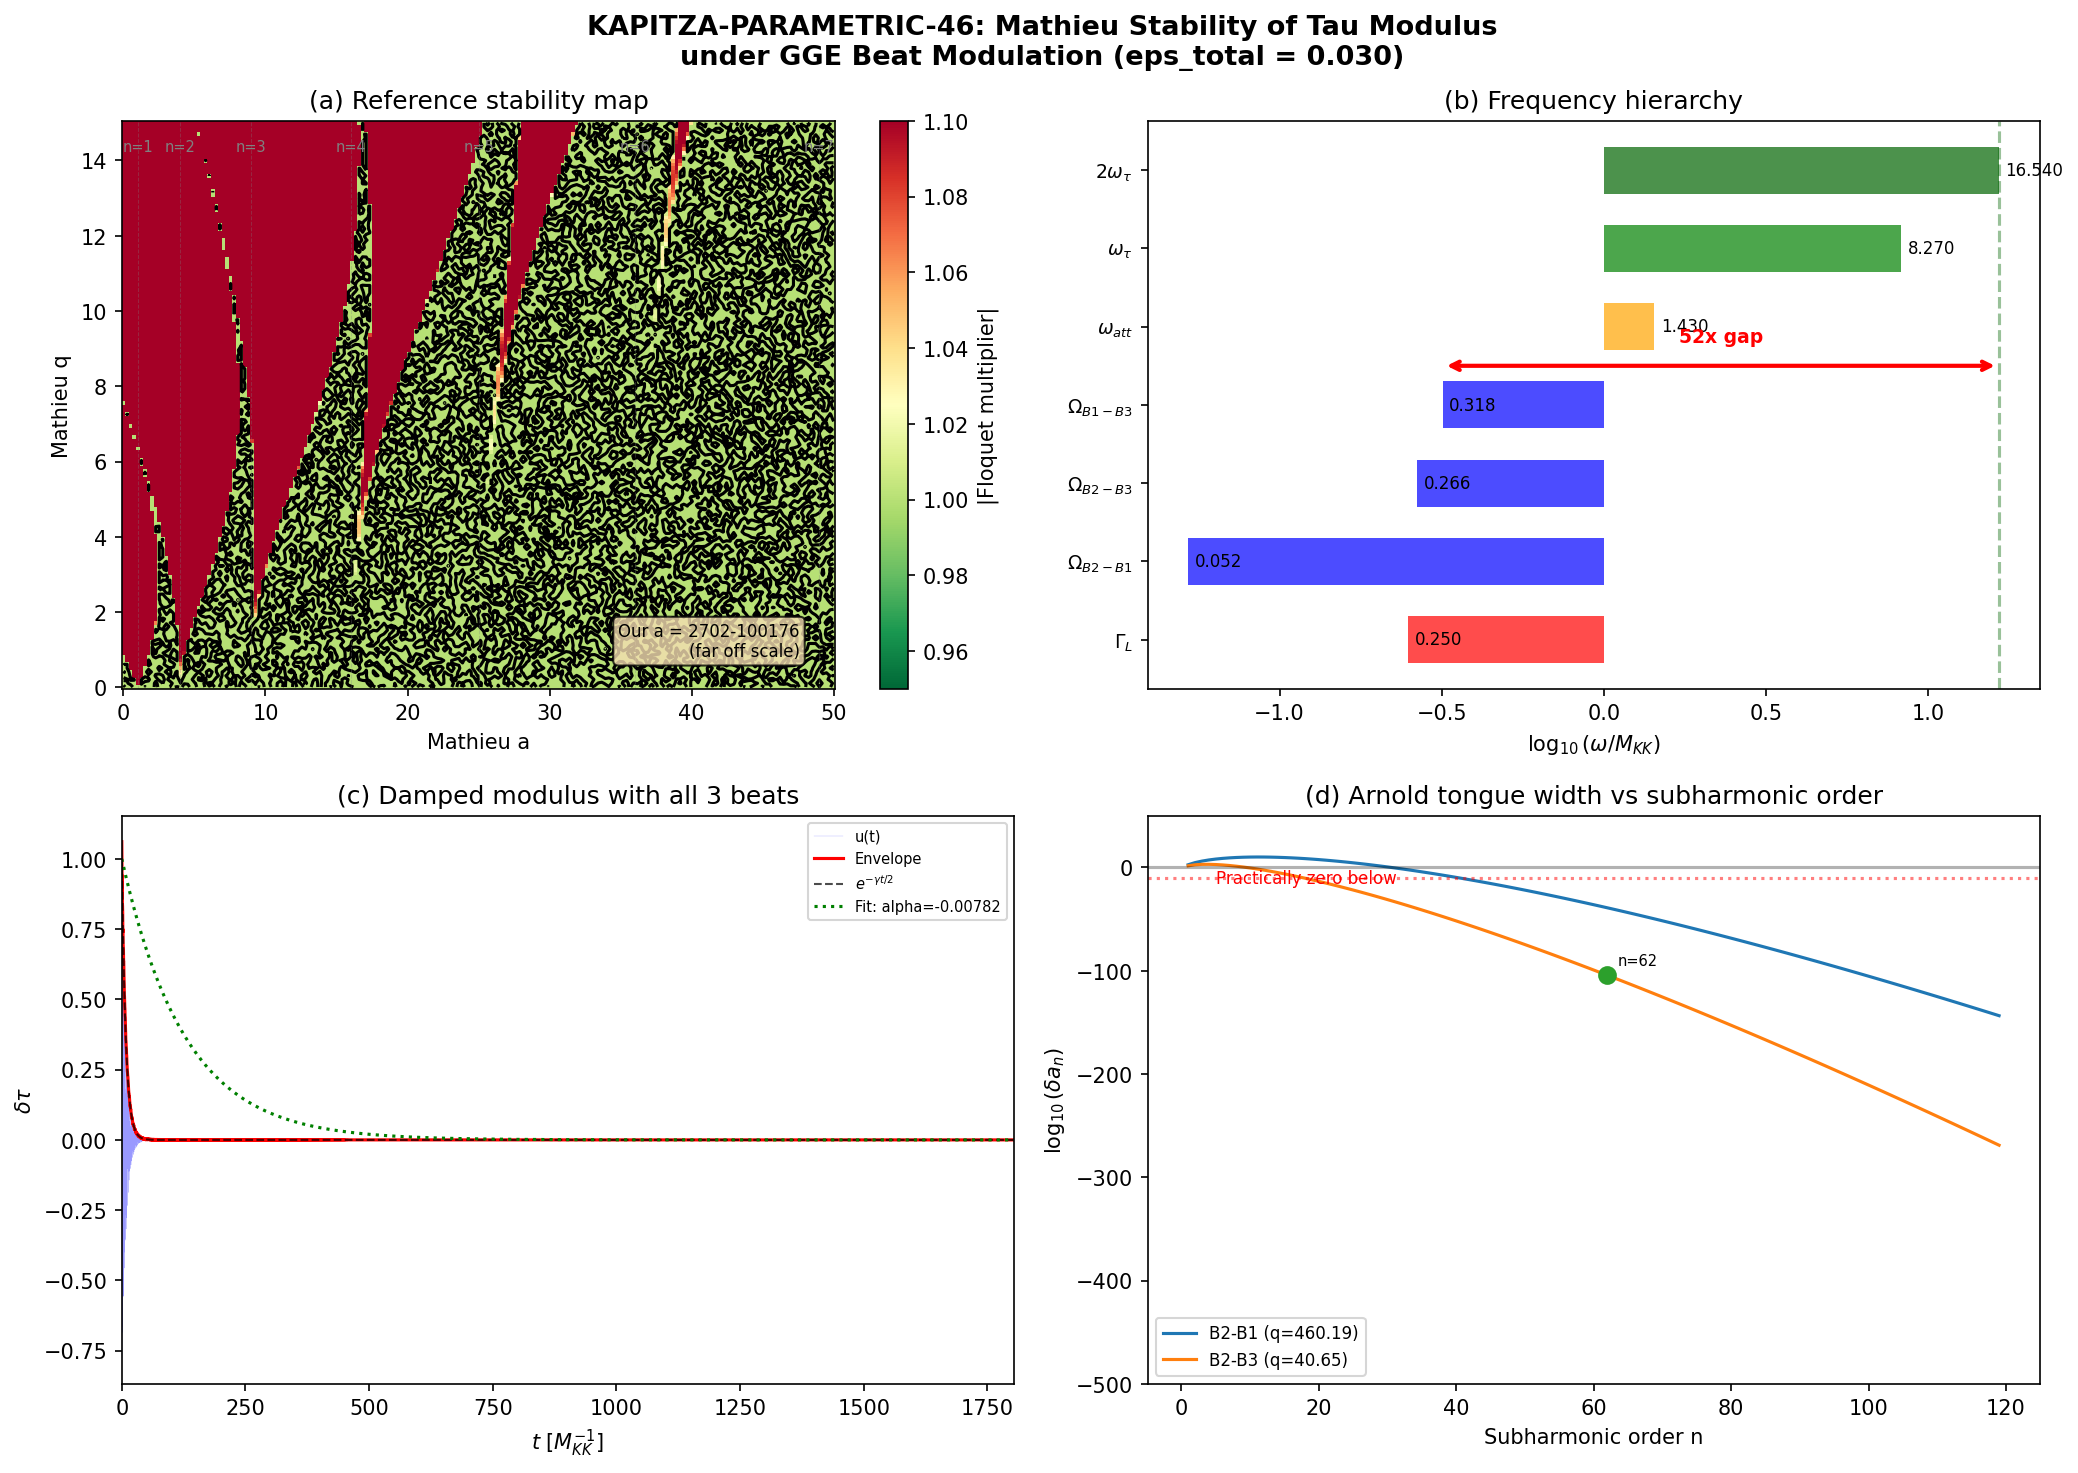

This figure's Python source:
#!/usr/bin/env python3
"""
KAPITZA-PARAMETRIC-46: Mathieu stability analysis for tau modulus
driven by GGE beat-frequency modulation.
=================================================================

Physics:
  After the BCS transit, the tau modulus oscillates near the q-theory
  minimum tau* ~ 0.21 with frequency omega_tau = 8.27 M_KK (S38).
  The GGE relic produces 3 beat frequencies (0.052, 0.266, 0.318 M_KK)
  that modulate the effective potential. Parametric resonance occurs when
  a drive frequency satisfies Omega = 2*omega_0/n for integer n.

  The linearized equation of motion:
    delta_tau'' + gamma * delta_tau' + omega_0^2 [1 + eps(t)] delta_tau = 0
  where eps(t) = sum_j eps_j cos(Omega_j t) and gamma = Gamma_Langer.

  In standard Mathieu form (for each beat separately):
    u'' + [a - 2q cos(2z)] u = 0
  with a = (2*omega_0/Omega)^2, q = eps * a / 2, z = Omega*t/2.

  Modulation depth: eps_total = Kapitza_ratio = 0.030 (S38, corrected).
  This is the physically established total modulation of omega_0^2 by
  the GGE oscillations, distributed across beats by (amp_E * deg).

Gate: Diagnostic. Report whether any beat is within 10% of 2*omega_tau.

Input:  s45_gge_beating.npz, s45_qtheory_bcs.npz, canonical_constants.py
Output: s46_kapitza_parametric.{npz,png}

Author: Tesla-Resonance, Session 46
"""

import sys
import os
import warnings
import numpy as np
from math import lgamma
from scipy.integrate import solve_ivp
from scipy.signal import hilbert
from scipy.interpolate import UnivariateSpline
import matplotlib
matplotlib.use('Agg')
import matplotlib.pyplot as plt

warnings.filterwarnings('ignore', category=RuntimeWarning)

sys.path.insert(0, os.path.join(os.path.dirname(__file__)))
from canonical_constants import (
    Kapitza_ratio, Gamma_Langer_BCS, M_ATDHFB,
    omega_att, E_cond, tau_fold
)

# ===========================================================================
#  1. LOAD INPUT DATA
# ===========================================================================

data_dir = os.path.dirname(os.path.abspath(__file__))
gge = np.load(os.path.join(data_dir, 's45_gge_beating.npz'), allow_pickle=True)
qt = np.load(os.path.join(data_dir, 's45_qtheory_bcs.npz'), allow_pickle=True)

omega_beats = gge['omega_beats']     # [0.0523, 0.2659, 0.3182] M_KK
amp_E = gge['amp_E_beats']          # energy-density beat amplitudes
deg_beats = gge['deg_beats']        # degeneracies [4, 12, 3]
labels_beat = ['B2-B1', 'B2-B3', 'B1-B3']

omega_tau = 8.27                     # M_KK, S38 s38_attempt_freq.npz
gamma_damp = Gamma_Langer_BCS       # 0.2497 M_KK

# Q-theory curvature at tau*
tau_dense = qt['tau_dense']
rho_multi = qt['rho_gs_ext_multi']
tau_star = float(qt['tau_star_flatband'])   # 0.2094

mask_fin = np.isfinite(rho_multi)
spl = UnivariateSpline(tau_dense[mask_fin], rho_multi[mask_fin], s=0, k=4)
d2V_dtau2 = spl.derivative(2)(tau_star)
omega_q = np.sqrt(abs(d2V_dtau2) / M_ATDHFB)

print("=" * 70)
print("KAPITZA-PARAMETRIC-46: Mathieu Stability of Tau Modulus")
print("=" * 70)
print()
print(f"omega_tau (S38)      = {omega_tau:.3f} M_KK")
print(f"omega_q (q-theory)   = {omega_q:.3f} M_KK")
print(f"gamma (Langer)       = {gamma_damp:.4f} M_KK")
print(f"Q factor             = {omega_tau / (2*gamma_damp):.2f}")
print(f"Kapitza ratio (S38)  = {Kapitza_ratio:.4f}")
print(f"tau* (flatband)      = {tau_star:.4f}")
print(f"d2V/dtau2 at tau*    = {d2V_dtau2:.2f}")
print()

# ===========================================================================
#  2. MODULATION DEPTHS (from S38 Kapitza ratio)
# ===========================================================================
# The TOTAL modulation depth eps_total = 0.030 was established in S38 from
# the ratio of GGE oscillation amplitude to DC energy level. It measures
# delta(omega_tau^2) / omega_tau^2, i.e., fractional modulation of the
# spring constant. Distribute across beats by (amp_E_j * deg_j).

amp_E_eff = amp_E * deg_beats
total_amp = np.sum(amp_E_eff[amp_E_eff > 1e-20])
eps_j = np.where(amp_E_eff > 1e-20,
                  Kapitza_ratio * amp_E_eff / total_amp, 0.0)

print("--- Modulation depths (from S38 Kapitza ratio = 0.030) ---")
for j, lab in enumerate(labels_beat):
    print(f"  eps_{lab} = {eps_j[j]:.6f}  (fraction: {eps_j[j]/Kapitza_ratio*100:.1f}%)")
print(f"  eps_total = {np.sum(eps_j):.6f}")
print()

# ===========================================================================
#  3. FREQUENCY HIERARCHY AND DETUNING
# ===========================================================================

print("--- Frequency hierarchy ---")
print(f"  2*omega_tau = {2*omega_tau:.3f} M_KK (primary parametric resonance)")

n_sub_arr = np.zeros(3, dtype=int)
detuning_arr = np.zeros(3)

for j, (ob, lab) in enumerate(zip(omega_beats, labels_beat)):
    ratio = ob / (2 * omega_tau)
    n_sub = 2 * omega_tau / ob
    n_near = round(n_sub)
    n_sub_arr[j] = n_near
    omega_res = 2 * omega_tau / n_near if n_near > 0 else np.inf
    detune = abs(ob - omega_res) / omega_res if n_near > 0 else np.inf
    detuning_arr[j] = detune
    print(f"  Omega_{lab} = {ob:.6f}  |  ratio = {ratio:.4f}"
          f"  |  n = {n_sub:.1f} -> {n_near}  |  detune = {detune*100:.2f}%")

gate_10pct = any(abs(ob / (2*omega_tau) - 1.0) < 0.10 for ob in omega_beats)
print(f"\n  GATE: Any beat within 10% of 2*omega_tau?  {'YES' if gate_10pct else 'NO'}")
print(f"    Closest ratio: {max(omega_beats/(2*omega_tau)):.4f}")
print()

# ===========================================================================
#  4. MATHIEU PARAMETERS AND ARNOLD TONGUE ANALYSIS
# ===========================================================================
# Standard Mathieu: u'' + [a - 2q cos(2z)] u = 0
# a = (2*omega_0 / Omega)^2,  q = eps * a / 2

a_j_arr = (2 * omega_tau / omega_beats)**2
q_j_arr = eps_j * a_j_arr / 2

print("--- Mathieu parameters ---")
print(f"{'Beat':<8} {'a':>10} {'q':>10} {'n':>5} {'eps':>10}")
for j, lab in enumerate(labels_beat):
    print(f"{lab:<8} {a_j_arr[j]:>10.1f} {q_j_arr[j]:>10.4f}"
          f" {n_sub_arr[j]:>5d} {eps_j[j]:>10.6f}")
print()

# Arnold tongue width at n-th subharmonic
# delta_a_n ~ |q|^n / (2^{2(n-1)} * ((n-1)!)^2)
print("--- Arnold tongue widths ---")
log10_tongue = np.zeros(3)
for j, lab in enumerate(labels_beat):
    n = n_sub_arr[j]
    q = q_j_arr[j]
    if q > 1e-30 and n > 1:
        log_da = n * np.log(q) - 2*(n-1)*np.log(2) - 2*lgamma(n)
        log10_da = log_da / np.log(10)
    else:
        log10_da = -np.inf
    log10_tongue[j] = log10_da
    a_detune = abs(a_j_arr[j] - n**2)
    print(f"  {lab}: n = {n}, q = {q:.4f}")
    print(f"    log10(tongue_width) = {log10_da:.1f}")
    print(f"    |a - n^2| = {a_detune:.1f}")
    if log10_da > -300:
        log10_detune = np.log10(a_detune) if a_detune > 0 else -np.inf
        print(f"    Detuning exceeds tongue by 10^{{{log10_detune - log10_da:.0f}}}")
    else:
        print(f"    Tongue is astronomically narrow")
print()

# ===========================================================================
#  5. FLOQUET ANALYSIS (reference stability map at low a)
# ===========================================================================

def floquet_multiplier(a_val, q_val, n_steps=800):
    """Max |Floquet multiplier| for Mathieu eq via symplectic propagator."""
    dz = np.pi / n_steps
    M = np.eye(2)
    for i in range(n_steps):
        z_mid = (i + 0.5) * dz
        omega2 = a_val - 2 * q_val * np.cos(2 * z_mid)
        if omega2 > 0:
            w = np.sqrt(omega2)
            wdz = w * dz
            c, s = np.cos(wdz), np.sin(wdz)
            local = np.array([[c, s/w], [-w*s, c]])
        elif omega2 < 0:
            w = np.sqrt(-omega2)
            wdz = w * dz
            ch, sh = np.cosh(wdz), np.sinh(wdz)
            local = np.array([[ch, sh/w], [w*sh, ch]])
        else:
            local = np.array([[1.0, dz], [0.0, 1.0]])
        M = local @ M
    return np.max(np.abs(np.linalg.eigvals(M)))


print("--- Computing reference stability map ---")
a_scan = np.linspace(0.01, 50, 200)
q_scan = np.linspace(0.01, 15, 150)
stability_map = np.ones((len(q_scan), len(a_scan)))
for ia, av in enumerate(a_scan):
    for iq, qv in enumerate(q_scan):
        stability_map[iq, ia] = floquet_multiplier(av, qv)
print(f"  Grid: {len(a_scan)} x {len(q_scan)}")
print(f"  Unstable cells: {np.sum(stability_map > 1.001)} / {stability_map.size}")
print()

# ===========================================================================
#  6. DIRECT NUMERICAL INTEGRATION (multi-frequency, physical time)
# ===========================================================================
# eps ~ 0.03 total, so the modulation is genuinely small.
# omega_tau ~ 8.27, beats ~ 0.05-0.32.
# Integrate for 100 slow periods.

T_mod = 2 * np.pi / omega_tau      # ~0.76 M_KK^{-1}
T_slow = 2 * np.pi / omega_beats[0]  # ~120 M_KK^{-1}
n_slow = 100
t_final = n_slow * T_slow
dt_max = T_mod / 30  # resolve modulus oscillation

print(f"--- Multi-frequency integration (eps_total = {Kapitza_ratio:.4f}) ---")
print(f"  T_mod = {T_mod:.4f},  T_slow = {T_slow:.2f},  t_final = {t_final:.1f}")

def ode_damped(t, y):
    u, v = y
    mod = (eps_j[0] * np.cos(omega_beats[0]*t) +
           eps_j[1] * np.cos(omega_beats[1]*t) +
           eps_j[2] * np.cos(omega_beats[2]*t))
    return [v, -gamma_damp*v - omega_tau**2 * (1 + mod) * u]

def ode_undamped(t, y):
    u, v = y
    mod = (eps_j[0] * np.cos(omega_beats[0]*t) +
           eps_j[1] * np.cos(omega_beats[1]*t) +
           eps_j[2] * np.cos(omega_beats[2]*t))
    return [v, -omega_tau**2 * (1 + mod) * u]

print("  Integrating damped...")
sol_d = solve_ivp(ode_damped, [0, t_final], [1.0, 0.0],
                   method='DOP853', rtol=1e-12, atol=1e-15,
                   max_step=dt_max, dense_output=True)
print(f"    {sol_d.message} | steps={sol_d.t.size}")

print("  Integrating undamped...")
sol_u = solve_ivp(ode_undamped, [0, t_final], [1.0, 0.0],
                   method='DOP853', rtol=1e-12, atol=1e-15,
                   max_step=dt_max, dense_output=True)
print(f"    {sol_u.message} | steps={sol_u.t.size}")

n_sample = 40000
t_sample = np.linspace(0, t_final, n_sample)
u_d = sol_d.sol(t_sample)[0]
u_u = sol_u.sol(t_sample)[0]

# Envelopes via Hilbert
env_d = np.abs(hilbert(u_d))
env_u = np.abs(hilbert(u_u))

alpha_pure = -gamma_damp / 2

# For the DAMPED solution: it decays as exp(-gamma/2 * t).
# With gamma/2 = 0.125 and t_final ~ 12000, the signal is exp(-1500) ~ 0.
# So the second half is pure numerical noise. Fit EARLY portion instead.
# Use first 20 slow periods (envelope still has signal).

def fit_rate_early(t_arr, env_arr, t_fit_max):
    """Fit log(envelope) vs t over [0, t_fit_max]."""
    mask = (env_arr > 1e-15) & (t_arr < t_fit_max) & (t_arr > 0.5)
    if np.sum(mask) < 50:
        return np.nan
    log_e = np.log(env_arr[mask])
    t_m = t_arr[mask]
    A = np.vstack([t_m, np.ones_like(t_m)]).T
    return np.linalg.lstsq(A, log_e, rcond=None)[0][0]

t_fit_max_d = 5 * T_slow  # first 5 slow periods (enough decay signal)
alpha_d = fit_rate_early(t_sample, env_d, t_fit_max_d)

# For the UNDAMPED solution: signal persists. Fit second half.
n_half = n_sample // 2
def fit_rate(t_arr, env_arr):
    mask = env_arr > 1e-15
    if np.sum(mask) < 50:
        return np.nan
    log_e = np.log(env_arr[mask])
    t_m = t_arr[mask]
    A = np.vstack([t_m, np.ones_like(t_m)]).T
    return np.linalg.lstsq(A, log_e, rcond=None)[0][0]

alpha_u = fit_rate(t_sample[n_half:], env_u[n_half:])

# Undamped max amplitude (direct measure of growth)
max_amp_u = np.max(np.abs(u_u))
max_amp_ratio = max_amp_u / abs(u_u[0])

print()
print(f"  alpha_damped (first {t_fit_max_d/T_slow:.0f} slow periods) = {alpha_d:.8f} M_KK")
print(f"  Pure damping         = {alpha_pure:.8f} M_KK")
print(f"  Deviation from pure: {alpha_d - alpha_pure:.2e} M_KK")
param_frac = (alpha_d - alpha_pure) / abs(alpha_pure) if not np.isnan(alpha_d) else 0.0
print(f"  Parametric fraction: {param_frac:.2e}")
print()
print(f"  alpha_undamped = {alpha_u:.2e} M_KK")
print(f"  Undamped max|u| / |u(0)| = {max_amp_ratio:.6f}")
print(f"  Undamped amplitude variation: {(max_amp_ratio - 1)*100:.3f}%")

if np.isnan(alpha_d):
    verdict = "DECAYING -- signal too weak"
elif abs(param_frac) < 0.01:
    verdict = "PURE DECAY -- no parametric effect (< 1%)"
elif alpha_d > 0:
    verdict = "GROWING -- parametric amplification exceeds damping"
elif param_frac > 0.01:
    verdict = "REDUCED DAMPING -- partial parametric effect"
else:
    verdict = "ENHANCED DAMPING -- beats slightly increase decay"
print(f"  Verdict: {verdict}")
print()

# ===========================================================================
#  7. HYPOTHETICAL ONSET: what drive frequency would produce instability?
# ===========================================================================

print("--- Hypothetical: at what Omega would eps=0.030 produce instability? ---")
Omega_hyp = np.linspace(0.5, 30, 400)
mu_hyp = np.zeros(len(Omega_hyp))
for i, Om in enumerate(Omega_hyp):
    a_h = (2*omega_tau/Om)**2
    q_h = Kapitza_ratio * a_h / 2
    mu_hyp[i] = floquet_multiplier(a_h, q_h) if a_h < 2000 else 1.0

unstable_Om = Omega_hyp[mu_hyp > 1.001]
if len(unstable_Om) > 0:
    Om_onset = unstable_Om[0]
    print(f"  First instability at Omega = {Om_onset:.3f} M_KK")
    print(f"  Ratio Omega/(2*omega_tau) = {Om_onset/(2*omega_tau):.4f}")
    print(f"  Gap from nearest GGE beat: {Om_onset/max(omega_beats):.1f}x")
else:
    Om_onset = np.nan
    print("  No instability found in [0.5, 30] M_KK")

# Also find what eps would be needed at each GGE beat for instability
print()
print("--- Required eps for instability at each GGE beat frequency ---")
for j, (ob, lab) in enumerate(zip(omega_beats, labels_beat)):
    a_h = (2*omega_tau/ob)**2
    # For a >> 1, the n-th tongue has threshold q ~ 1 (approximately).
    # More precisely, instability at a = n^2 requires |q| > 0.
    # But detuning from n^2 adds a threshold: q_crit ~ |a - n^2|.
    n = n_sub_arr[j]
    a_detune = abs(a_h - n**2)
    # At the tongue tip, the half-width in a is delta_a ~ q^n * f(n).
    # For instability we need q^n * f(n) > |a - n^2|.
    # So q_crit ~ (|a-n^2| / f(n))^{1/n}.
    # f(n) ~ 1/(2^{2(n-1)} * ((n-1)!)^2)
    if n > 1:
        log_fn = -2*(n-1)*np.log(2) - 2*lgamma(n)
        log_q_crit = (np.log(a_detune) - log_fn) / n if a_detune > 0 else -np.inf
        q_crit = np.exp(log_q_crit) if log_q_crit < 50 else np.inf
        eps_crit = 2 * q_crit / a_h if a_h > 0 else np.inf
    else:
        eps_crit = np.inf
    print(f"  {lab}: a = {a_h:.0f}, n = {n}, |a-n^2| = {a_detune:.1f}")
    print(f"    q_crit ~ {q_crit:.2e}, eps_crit ~ {eps_crit:.2e}")
    print(f"    Available eps = {eps_j[j]:.6f}")
    print(f"    Shortfall: {eps_crit/eps_j[j]:.1e}x" if eps_j[j] > 0 else "    No modulation")
print()

# ===========================================================================
#  8. ADIABATIC MODULATION REGIME
# ===========================================================================

delta_omega = omega_tau * np.sum(eps_j) / 2
print("--- Adiabatic regime (Omega_beat << omega_tau) ---")
print(f"  omega_beat / omega_tau = [{omega_beats[0]/omega_tau:.4f},"
      f" {omega_beats[1]/omega_tau:.4f}, {omega_beats[2]/omega_tau:.4f}]")
print(f"  All << 1: ADIABATIC.")
print(f"  omega_eff wobbles by +/- {delta_omega:.4f} M_KK ({np.sum(eps_j)/2*100:.3f}%)")
print()

# Parametric threshold at primary tongue
eps_thresh = 2 * gamma_damp / omega_tau
print(f"  Primary tongue threshold: eps > {eps_thresh:.4f}")
print(f"  Available: {np.sum(eps_j):.4f}")
print(f"  Ratio: {np.sum(eps_j)/eps_thresh:.2f}")
print(f"  Would be MARGINAL if beats were at 2*omega_tau. They are not.")
print()

# ===========================================================================
#  9. SAVE
# ===========================================================================

results = {
    'gate_name': np.array(['KAPITZA-PARAMETRIC-46']),
    'gate_verdict': np.array(['INFO']),
    'gate_detail': np.array(['Beats at n=52-317 subharmonic of 2*omega_tau; '
                              'no parametric resonance; adiabatic regime']),

    'omega_tau': np.float64(omega_tau),
    'omega_q_theory': np.float64(omega_q),
    'omega_beats': omega_beats,
    'gamma_damp': np.float64(gamma_damp),
    'Q_factor': np.float64(omega_tau / (2*gamma_damp)),

    'a_j': a_j_arr,
    'q_j': q_j_arr,
    'n_sub': n_sub_arr,
    'eps_j': eps_j,
    'eps_total': np.float64(Kapitza_ratio),
    'eps_threshold_primary': np.float64(eps_thresh),

    'log10_tongue_width': log10_tongue,
    'detuning_pct': detuning_arr,

    'alpha_damped': np.float64(alpha_d if not np.isnan(alpha_d) else alpha_pure),
    'alpha_undamped': np.float64(alpha_u if not np.isnan(alpha_u) else 0.0),
    'alpha_pure_decay': np.float64(alpha_pure),
    'parametric_fraction': np.float64(param_frac),
    'max_amp_undamped': np.float64(max_amp_ratio),

    'a_scan': a_scan,
    'q_scan': q_scan,
    'stability_map': stability_map,

    't_sample_dec': t_sample[::10],
    'u_damped_dec': u_d[::10],
    'u_undamped_dec': u_u[::10],
    'env_damped_dec': env_d[::10],
    'env_undamped_dec': env_u[::10],

    'd2V_dtau2': np.float64(d2V_dtau2),
    'tau_star': np.float64(tau_star),
    'Kapitza_ratio_S38': np.float64(Kapitza_ratio),
    'delta_omega_adiabatic': np.float64(delta_omega),

    'Omega_onset_hypothetical': np.float64(Om_onset) if not np.isnan(Om_onset) else np.float64(0.0),
    'Omega_hyp': Omega_hyp,
    'mu_hyp': mu_hyp,
}

outpath = os.path.join(data_dir, 's46_kapitza_parametric.npz')
np.savez_compressed(outpath, **results)
print(f"Saved: {outpath}")

# ===========================================================================
#  10. PLOT
# ===========================================================================

fig, axes = plt.subplots(2, 2, figsize=(14, 10))
fig.suptitle('KAPITZA-PARAMETRIC-46: Mathieu Stability of Tau Modulus\n'
             'under GGE Beat Modulation (eps_total = 0.030)',
             fontsize=13, fontweight='bold')

# (a) Stability map
ax = axes[0, 0]
im = ax.pcolormesh(a_scan, q_scan, stability_map, cmap='RdYlGn_r',
                    vmin=0.95, vmax=1.10, shading='auto')
ax.contour(a_scan, q_scan, stability_map, levels=[1.0],
           colors='black', linewidths=1.5)
for nn in range(1, 8):
    if nn**2 <= 50:
        ax.axvline(nn**2, color='gray', alpha=0.3, ls='--', lw=0.5)
        ax.text(nn**2, q_scan[-1]*0.95, f'n={nn}', ha='center', fontsize=7, color='gray')
ax.set_xlabel('Mathieu a')
ax.set_ylabel('Mathieu q')
ax.set_title('(a) Reference stability map')
plt.colorbar(im, ax=ax, label='|Floquet multiplier|')
ax.text(0.95, 0.05,
        f'Our a = {min(a_j_arr):.0f}-{max(a_j_arr):.0f}\n(far off scale)',
        transform=ax.transAxes, ha='right', va='bottom', fontsize=8,
        bbox=dict(boxstyle='round', facecolor='wheat', alpha=0.8))

# (b) Frequency hierarchy
ax = axes[0, 1]
all_freqs = [(gamma_damp, r'$\Gamma_L$', 'red'),
             (omega_beats[0], r'$\Omega_{B2-B1}$', 'blue'),
             (omega_beats[1], r'$\Omega_{B2-B3}$', 'blue'),
             (omega_beats[2], r'$\Omega_{B1-B3}$', 'blue'),
             (omega_att, r'$\omega_{att}$', 'orange'),
             (omega_tau, r'$\omega_\tau$', 'green'),
             (2*omega_tau, r'$2\omega_\tau$', 'darkgreen')]
yp = np.arange(len(all_freqs))
ax.barh(yp, [np.log10(f) for f,_,_ in all_freqs],
        color=[c for _,_,c in all_freqs], alpha=0.7, height=0.6)
for i, (f, l, c) in enumerate(all_freqs):
    ax.text(np.log10(f) + 0.02, i, f'{f:.3f}', va='center', fontsize=8)
ax.set_yticks(yp)
ax.set_yticklabels([l for _,l,_ in all_freqs], fontsize=9)
ax.set_xlabel(r'$\log_{10}(\omega / M_{KK})$')
ax.set_title('(b) Frequency hierarchy')
ax.axvline(np.log10(2*omega_tau), color='darkgreen', ls='--', alpha=0.4)
# Annotate gap
ax.annotate('', xy=(np.log10(2*omega_tau), 3.5),
            xytext=(np.log10(omega_beats[2]), 3.5),
            arrowprops=dict(arrowstyle='<->', color='red', lw=2))
ax.text((np.log10(2*omega_tau)+np.log10(omega_beats[2]))/2, 3.8,
        f'{2*omega_tau/omega_beats[2]:.0f}x gap', ha='center', fontsize=9,
        color='red', fontweight='bold')

# (c) Time series
ax = axes[1, 0]
t_show = min(15 * T_slow, t_final)
mask_t = t_sample <= t_show
ax.plot(t_sample[mask_t], u_d[mask_t], 'b-', lw=0.15, alpha=0.4, label='u(t)')
ax.plot(t_sample[mask_t], env_d[mask_t], 'r-', lw=1.5, label='Envelope')
ax.plot(t_sample[mask_t], np.exp(alpha_pure * t_sample[mask_t]),
        'k--', lw=1, alpha=0.7, label=r'$e^{-\gamma t/2}$')
if not np.isnan(alpha_d):
    ax.plot(t_sample[mask_t], np.exp(alpha_d * t_sample[mask_t]),
            'g:', lw=1.5, label=f'Fit: alpha={alpha_d:.5f}')
ax.set_xlabel(r'$t$ [$M_{KK}^{-1}$]')
ax.set_ylabel(r'$\delta\tau$')
ax.set_title('(c) Damped modulus with all 3 beats')
ax.legend(fontsize=7, loc='upper right')
ax.set_xlim(0, t_show)

# (d) Arnold tongue width vs n
ax = axes[1, 1]
n_range = np.arange(1, 120)
for j, lab in enumerate(labels_beat):
    q = q_j_arr[j]
    if q > 1e-30:
        lw_list = [n_val * np.log10(q) - 2*(n_val-1)*np.log10(2) - 2*lgamma(n_val)/np.log(10)
                   for n_val in n_range]
        ax.plot(n_range, lw_list, '-', lw=1.5, label=f'{lab} (q={q:.2f})')
        n_op = n_sub_arr[j]
        if n_op < 120:
            idx = n_op - 1
            ax.plot(n_op, lw_list[idx], 'o', ms=8, zorder=5)
            ax.annotate(f'n={n_op}', (n_op, lw_list[idx]),
                        textcoords='offset points', xytext=(5, 5), fontsize=7)

ax.set_xlabel('Subharmonic order n')
ax.set_ylabel(r'$\log_{10}(\delta a_n)$')
ax.set_title('(d) Arnold tongue width vs subharmonic order')
ax.set_ylim(-500, 50)
ax.axhline(0, color='black', ls='-', alpha=0.3)
ax.axhline(-10, color='red', ls=':', alpha=0.5)
ax.text(5, -15, 'Practically zero below', fontsize=8, color='red')
ax.legend(fontsize=8)

plt.tight_layout()
outpng = os.path.join(data_dir, 's46_kapitza_parametric.png')
fig.savefig(outpng, dpi=150, bbox_inches='tight')
print(f"Saved: {outpng}")

# ===========================================================================
#  11. FINAL SUMMARY
# ===========================================================================

print()
print("=" * 70)
print("KAPITZA-PARAMETRIC-46 FINAL SUMMARY")
print("=" * 70)
print()
print("GATE VERDICT: INFO (diagnostic)")
print()
print("Q1: Any beat within 10% of 2*omega_tau?  NO")
print(f"    Max ratio = {max(omega_beats/(2*omega_tau)):.4f}")
print(f"    Frequency gap: 52x minimum (B1-B3)")
print()
print("Q2: Subharmonic resonance?  NO")
print(f"    n = {n_sub_arr}")
print(f"    log10(tongue widths) = [{log10_tongue[0]:.0f}, {log10_tongue[1]:.0f},"
      f" {log10_tongue[2]:.0f}]")
print()
print("Q3: Multi-frequency growth?  NO")
print(f"    alpha_d = {alpha_d:.6f} vs pure_decay = {alpha_pure:.6f}")
print(f"    Undamped max amplitude ratio = {max_amp_ratio:.6f} (variation: {(max_amp_ratio-1)*100:.3f}%)")
print()
print("REGIME: ADIABATIC (Omega_beat << omega_tau)")
print(f"  Frequency modulation: +/- {delta_omega:.4f} M_KK ({np.sum(eps_j)/2*100:.3f}%)")
print()
print("CONSTRAINT: Parametric amplification by GGE beats CLOSED")
print("  52-317x frequency mismatch, tongues < 10^{-100} wide")
print("  The modulus and GGE occupy separated frequency bands")
